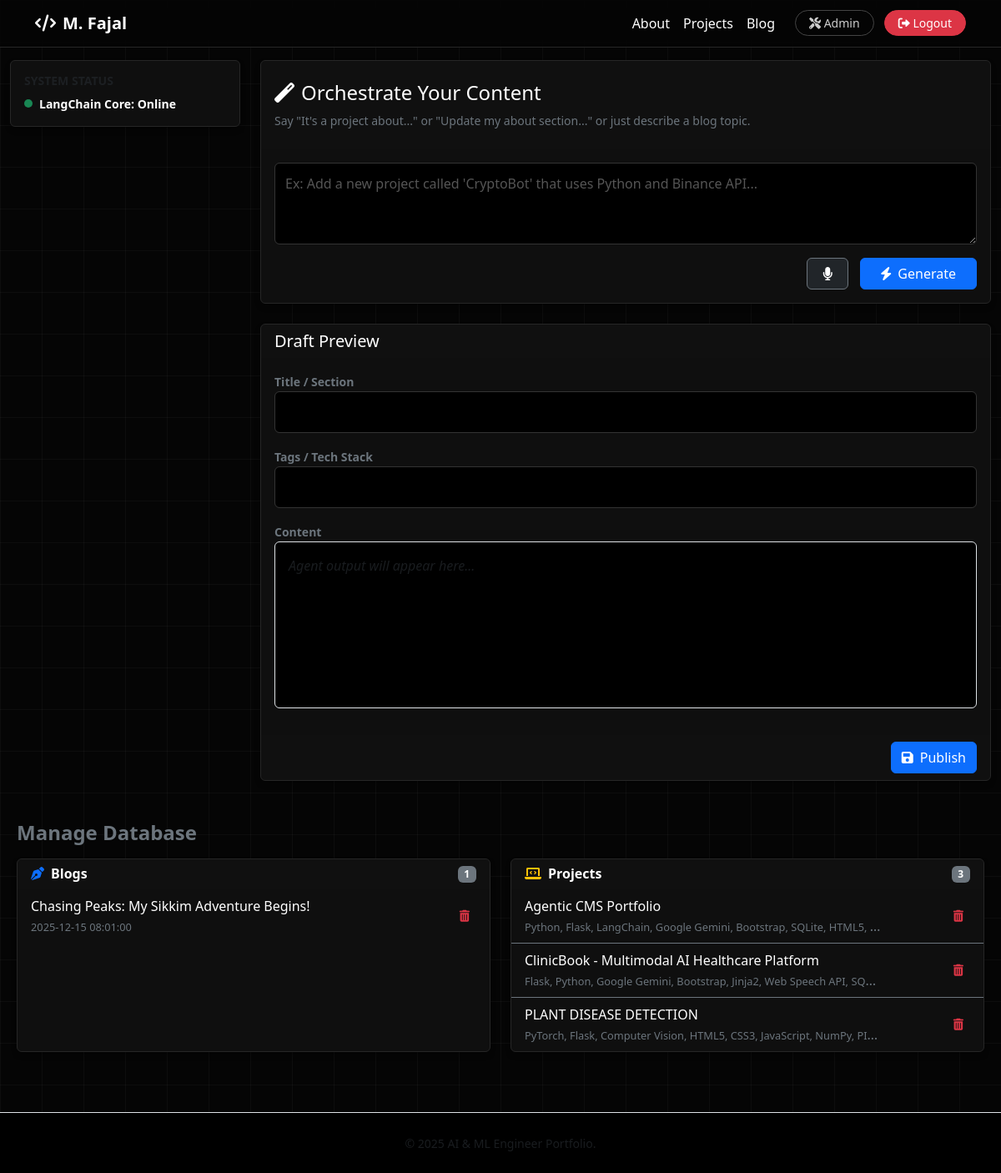
Before: /admin (signed in) with the older database file.
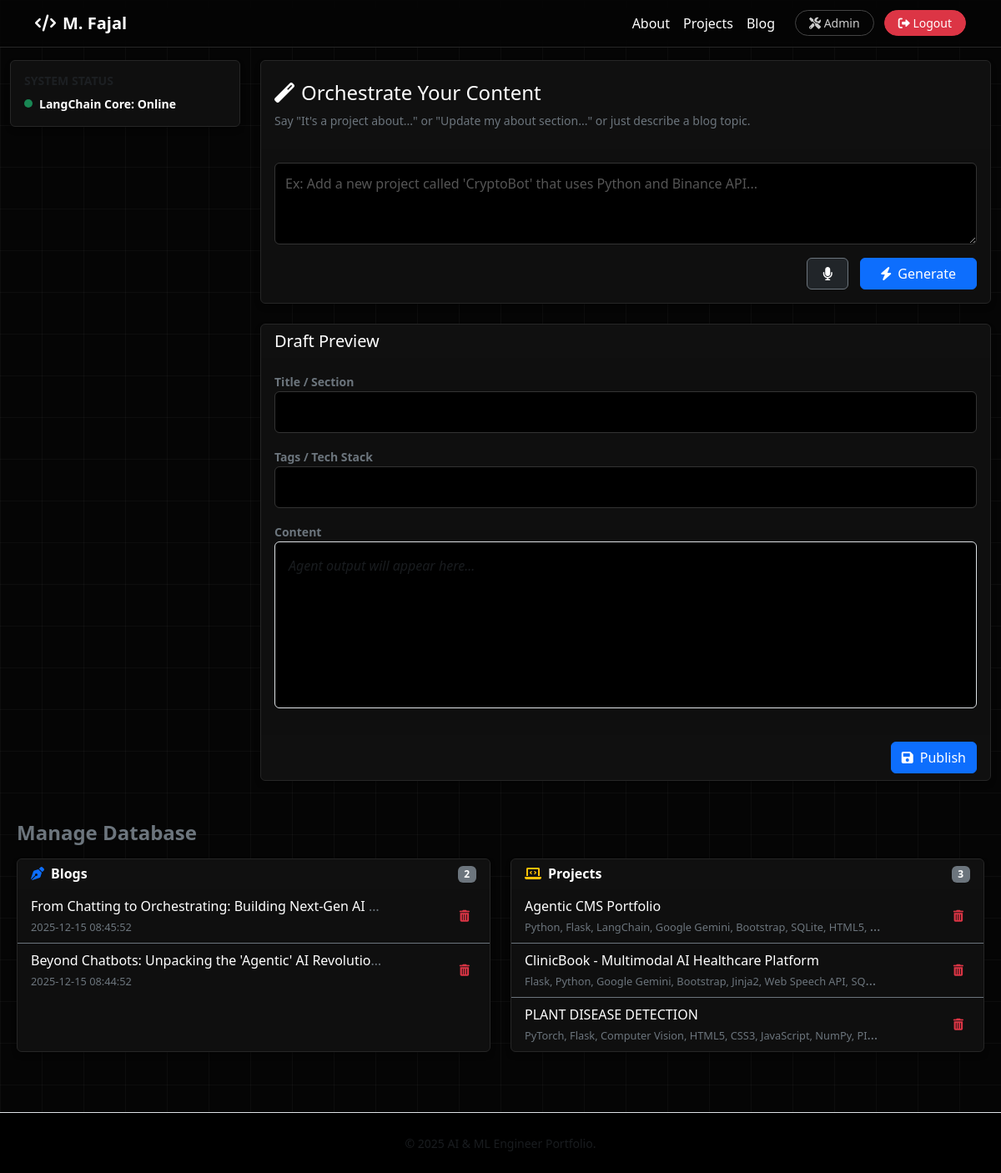
After: the same page with the newer database file.
### tables this page shows
CREATE TABLE blogs (
        id INTEGER PRIMARY KEY AUTOINCREMENT,
        title TEXT NOT NULL,
        content TEXT NOT NULL,
        tags TEXT,
        created_at TIMESTAMP DEFAULT CURRENT_TIMESTAMP
    );

CREATE TABLE projects (
        id INTEGER PRIMARY KEY AUTOINCREMENT,
        title TEXT NOT NULL,
        description TEXT NOT NULL,
        tech_stack TEXT,
        link TEXT,
        created_at TIMESTAMP DEFAULT CURRENT_TIMESTAMP
    );

### app.py (the view)
@app.route('/admin')
@login_required
def admin():
    conn = get_db_connection()
    blogs = conn.execute("SELECT * FROM blogs ORDER BY created_at DESC").fetchall()
    projects = conn.execute("SELECT * FROM projects ORDER BY created_at DESC").fetchall()
    conn.close()
    return render_template('admin.html', blogs=blogs, projects=projects)

### app.py (called while the page is built)
def login_required(f):
    @wraps(f)
    def decorated_function(*args, **kwargs):
        if not session.get('logged_in'):
            return redirect(url_for('login'))
        return f(*args, **kwargs)
    return decorated_function

### src/db.py (called while the page is built)
def get_db_connection():
    conn = sqlite3.connect(DB_PATH)
    conn.row_factory = sqlite3.Row
    return conn

### templates/admin.html (shortened to what this page needs)
{% extends "base.html" %}
{% block content %}
<div class="container-fluid py-4 mt-5">
    <div class="row">
        <div class="col-md-3 mb-4">
            <div class="card card-dark mb-3">
                <div class="card-body">
                    <h6 class="text-uppercase small fw-bold text-muted">System Status</h6>
                    <div class="d-flex align-items-center mt-2">
                        <div class="status-indicator bg-success me-2 rounded-circle" style="width:10px; height:10px;"></div>
                        <span class="fw-bold small">LangChain Core: Online</span>
                    </div>
                </div>
            </div>
        </div>
        <div class="col-md-9">
            <div class="card card-dark mb-4">
                <div class="card-header border-0 pt-4">
                    <h4><i class="fas fa-magic text-gradient me-2"></i>Orchestrate Your Content</h4>
                    <p class="text-secondary small">
                        Say "It's a project about..." or "Update my about section..." or just describe a blog topic.
                    </p>
                </div>
                <div class="card-body">
                    <textarea class="form-control mb-3" id="agentPrompt" rows="3" placeholder="Ex: Add a new project called 'CryptoBot' that uses Python and Binance API..."></textarea>
                    <div class="text-end">
                        <button type="button" id="voice-btn" class="btn btn-dark border border-secondary" style="width: 50px; margin-right: 10px;" onclick="startDictation()" title="Use Voice">
                            <i class="fas fa-microphone text-white"></i>
                        </button>
                        <button class="btn btn-primary px-4" id="btnGenerate">
                            <i class="fas fa-bolt me-2"></i>Generate
                        </button>
                    </div>
                </div>
            </div>
            <div class="card card-dark">
                <div class="card-header border-0">
                    <h5 class="mb-0">Draft Preview </h5>
                </div>
                <div class="card-body">
                    <div class="mb-3">
                        <label class="small fw-bold text-secondary">Title / Section</label>
                        <input type="text" class="form-control" id="draftTitle">
                    </div>
                    <div class="mb-3">
                        <label class="small fw-bold text-secondary">Tags / Tech Stack</label>
                        <input type="text" class="form-control" id="draftTags">
                    </div>
                    <div class="mb-3">
                        <label class="small fw-bold text-secondary">Content</label>
                        <div id="draftContentPreview" class="p-3 border rounded" style="min-height: 200px; background: #000;">
                            <em class="text-muted">Agent output will appear here...</em>
                        </div>
                    </div>
                </div>
                <div class="card-footer border-0 text-end">
                    <button class="btn btn-primary" id="btnSave"><i class="fas fa-save me-2"></i>Publish</button>
                </div>
            </div>
        </div>
    </div>
</div>
<div class="row mt-4 m-2">
    <div class="col-md-12">
        <h4 class="fw-bold mb-3 text-secondary">Manage Database</h4>
    </div>
    <div class="col-md-6 mb-4">
        <div class="card card-dark h-100">
            <div class="card-header border-0 d-flex justify-content-between align-items-center">
                <h6 class="mb-0 fw-bold"><i class="fas fa-pen-nib me-2 text-primary"></i>Blogs</h6>
                <span class="badge bg-secondary">{{ blogs|length }}</span>
            </div>
            <div class="card-body p-0">
                <ul class="list-group list-group-flush bg-transparent">
                    {% for blog in blogs %}
                    <li class="list-group-item bg-transparent border-secondary text-secondary d-flex justify-content-between align-items-center">
                        <div class="text-truncate me-2" style="max-width: 80%;">
                            <span class="text-white">{{ blog.title }}</span>
                            <br><small style="font-size: 0.8rem;">{{ blog.created_at }}</small>
                        </div>
                        <button onclick="deleteItem('blog', {{ blog.id }})" class="btn btn-sm btn-outline-danger border-0">
                            <i class="fas fa-trash-alt"></i>
                        </button>
                    </li>
                    {% else %}
                    <li class="list-group-item bg-transparent text-muted text-center p-3">No blogs found.</li>
                    {% endfor %}
                </ul>
            </div>
        </div>
    </div>
    <div class="col-md-6 mb-4">
        <div class="card card-dark h-100">
            <div class="card-header border-0 d-flex justify-content-between align-items-center">
                <h6 class="mb-0 fw-bold"><i class="fas fa-laptop-code me-2 text-warning"></i>Projects</h6>
                <span class="badge bg-secondary">{{ projects|length }}</span>
            </div>
            <div class="card-body p-0">
                <ul class="list-group list-group-flush bg-transparent">
                    {% for project in projects %}
                    <li class="list-group-item bg-transparent border-secondary text-secondary d-flex justify-content-between align-items-center">
                        <div class="text-truncate me-2" style="max-width: 80%;">
                            <span class="text-white">{{ project.title }}</span>
                            <br><small style="font-size: 0.8rem;">{{ project.tech_stack }}</small>
                        </div>
                        <button onclick="deleteItem('project', {{ project.id }})" class="btn btn-sm btn-outline-danger border-0">
                            <i class="fas fa-trash-alt"></i>
                        </button>
                    </li>
                    {% else %}
                    <li class="list-group-item bg-transparent text-muted text-center p-3">No projects found.</li>
                    {% endfor %}
                </ul>
            </div>
        </div>
    </div>
</div>
{% endblock %}

### templates/base.html (shortened to what this page needs)
<!DOCTYPE html>
<html lang="en">
<head>
    <link href="https://cdn.jsdelivr.net/npm/bootstrap@5.3.0/dist/css/bootstrap.min.css" rel="stylesheet">
    <link rel="stylesheet" href="https://cdnjs.cloudflare.com/ajax/libs/font-awesome/6.0.0/css/all.min.css">
    <link rel="stylesheet" href="{{ url_for('static', filename='style.css') }}">
</head>
<body class="dark-mode">
    <nav class="navbar navbar-expand-lg navbar-dark fixed-top border-bottom">
        <div class="container">
            <a class="navbar-brand fw-bold" href="/">
                <i class="fas fa-code me-2"></i>M. Fajal
            </a>
            <div class="collapse navbar-collapse" id="navbarNav">
                <ul class="navbar-nav ms-auto">
                    <li class="nav-item"><a class="nav-link" href="/#about">About</a></li>
                    <li class="nav-item"><a class="nav-link" href="/#projects">Projects</a></li>
                    <li class="nav-item"><a class="nav-link" href="/#blog">Blog</a></li>
                    <li class="nav-item ms-3 mt-1">
                        {% if session.get('logged_in') %}
                            <a class="btn btn-outline-light btn-sm rounded-pill px-3 me-2" href="/admin">
                                <i class="fas fa-tools"></i> Admin
                            </a>
                            <a class="btn btn-danger btn-sm rounded-pill px-3" href="/logout">
                                <i class="fas fa-sign-out-alt"></i> Logout
                            </a>
                        {% else %}
                            <a class="btn btn-outline-light btn-sm rounded-pill px-3" href="/login">
                                <i class="fas fa-lock me-2"></i>Admin
                            </a>
                        {% endif %}
                    </li>
                </ul>
            </div>
        </div>
    </nav>
    <main>
        {% block content %}{% endblock %}
    </main>
    <footer class="py-4 mt-5 border-top">
        <div class="container text-center text-muted">
            <small>&copy; 2025 AI & ML Engineer Portfolio.</small>
        </div>
    </footer>
</body>
</html>

### static/style.css (style rules this page uses)
:root { --bg-body: #050505; --bg-card: #0f0f0f; --bg-card-hover: #141414; --text-main: #ffffff; --text-muted: #a0a0a0; --border-color: #262626; --accent-glow: rgba(255, 255, 255, 0.08); }
body { background-color: var(--bg-body); color: var(--text-main); font-family: 'Segoe UI', Tahoma, Geneva, Verdana, sans-serif; min-height: 100vh; background-image: linear-gradient(rgba(255, 255, 255, 0.03) 1px, transparent 1px), linear-gradient(90deg, rgba(255, 255, 255, 0.03) 1px, transparent 1px); background-size: 50px 50px; }
.navbar { background: rgba(5, 5, 5, 0.85) !important; backdrop-filter: blur(12px); border-bottom: 1px solid var(--border-color) !important; }
.navbar-brand, .nav-link { color: var(--text-main) !important; }
.card-dark, .modal-content { background-color: var(--bg-card) !important; border: 1px solid var(--border-color) !important; color: var(--text-main); box-shadow: 0 4px 6px rgba(0,0,0,0.3); transition: transform 0.3s ease, border-color 0.3s ease; }
.form-control { background-color: #000000 !important; border: 1px solid #333 !important; color: #ffffff !important; padding: 12px; }
::placeholder { color: #555 !important; }
.btn-outline-light { border-color: #444; color: #ccc; }
footer { background: #000; border-top: 1px solid var(--border-color) !important; color: #555 !important; }

Changed rows visible on the page:
removed blogs: title "Chasing Peaks: My Sikkim Adventure Begins!", created_at "2025-12-15 08:01:00"
added blogs: title "From Chatting to Orchestrating: Building Next-Gen AI…", created_at "2025-12-15 08:45:52"
added blogs: title "Beyond Chatbots: Unpacking the 'Agentic' AI Revolutio…", created_at "2025-12-15 08:44:52"
Other visible differences:
{{ blogs|length }}: "1" → "2"
